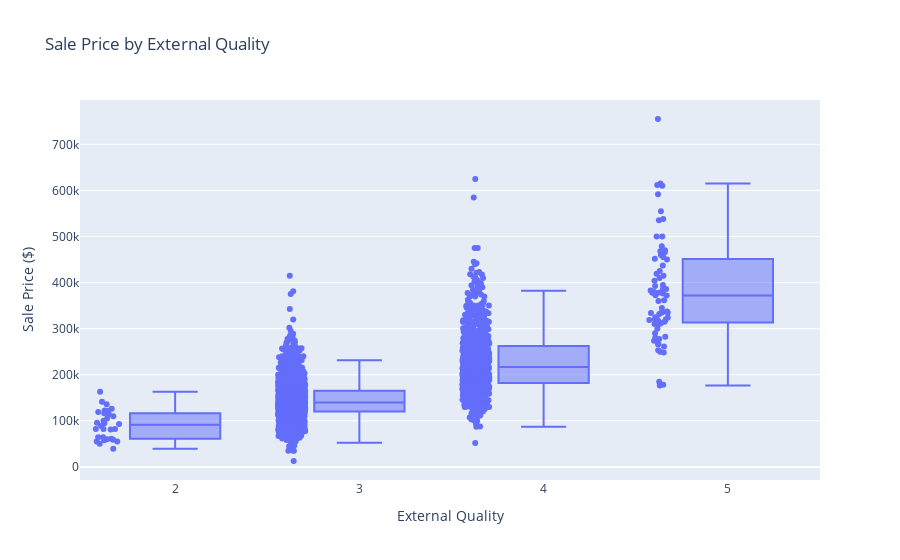

Notebook code cell kept with this figure:
### Code cell
fig = px.box(housing, x='ExterQual', y='SalePrice', points="all",
             title='Sale Price by External Quality',
             labels={'ExterQual': 'External Quality', 'SalePrice': 'Sale Price ($)'})

fig.show()

### Figure 1 — Plotly figure (JSON) as saved in the notebook; plotly's stock layout.template omitted (floating-point values rounded to 4 significant figures; data arrays with more than 128 entries replaced by an {"elided": "..."} marker saying what was removed)
{"data": [{"alignmentgroup": "True", "boxpoints": "all", "hovertemplate": "External Quality=%{x}<br>Sale Price ($)=%{y}<extra></extra>", "legendgroup": "", "marker": {"color": "#636efa"}, "name": "", "notched": false, "offsetgroup": "", "orientation": "v", "showlegend": false, "type": "box", "x": {"elided": "2578 int values"}, "x0": " ", "xaxis": "x", "y": {"elided": "2578 int values"}, "y0": " ", "yaxis": "y"}], "layout": {"boxmode": "group", "legend": {"tracegroupgap": 0}, "title": {"text": "Sale Price by External Quality"}, "xaxis": {"anchor": "y", "domain": [0, 1], "title": {"text": "External Quality"}}, "yaxis": {"anchor": "x", "domain": [0, 1], "title": {"text": "Sale Price ($)"}}}}
